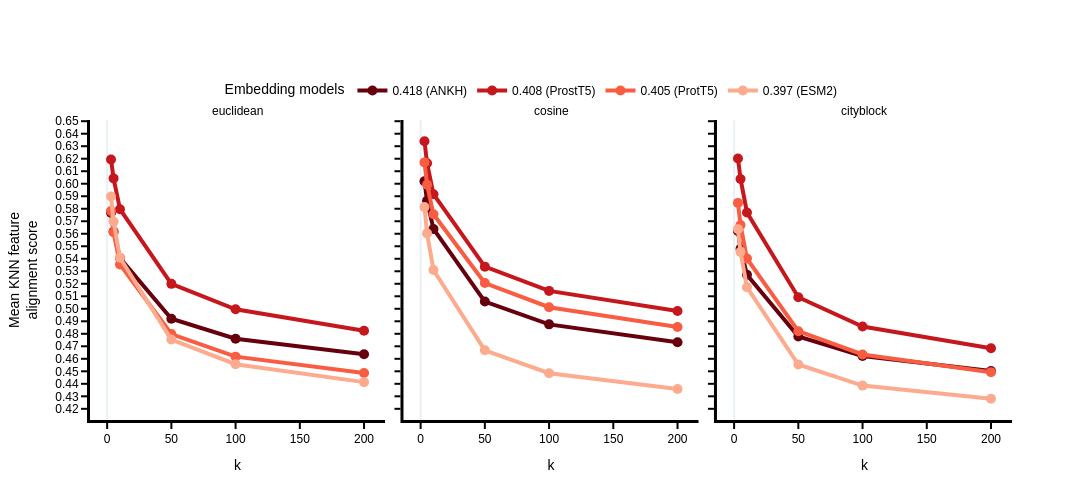

The code cell stored with this chart in its notebook:
### Code cell
import pickle
import plotly.colors as pc
import plotly.express as px

from constants import EMBEDDINGS_PATH, EMB_SPACES

Ks = [3, 5, 10, 50, 100, 200]

# read precomputed kNN scores
collected_results = []
for metric in ['euclidean', 'cosine', 'cityblock']:
    for k in Ks:
        for emb_space in EMB_SPACES:
            collected_results.append((k, emb_space[0], read_kNN(k, emb_space[0], metric), metric))

df = pd.DataFrame(collected_results, columns=['k', 'Embedding Space', 'kNN score', 'metric'])

# read precomputed MLP performance
performance_results = {}
for emb_space in EMB_SPACES:
    with open(f'{IMG_OUTPUT_PATH}/performance/train2-epochs=10/{emb_space[0]}_torch.pkl', 'rb') as f:
        performance_results[emb_space[0]] = pickle.load(f)

# combine kNN scores with MLP performance for legend text and color coding
new_collected_results = []
for result in collected_results:
    emb_space = result[1]
    performance = float(performance_results[emb_space]['test_auprc'])
    legend_text = f'{performance:.3f} ({emb_space})'
    new_collected_results.append(result + (legend_text, performance))
df = pd.DataFrame(new_collected_results, columns=['k', 'Embedding Space', 'kNN score', 'metric', 'Legend text', 'Performance'])

# get line color acccording to the MLP performance 
sorted_performance = df[['Performance', 'Legend text', 'Embedding Space']].drop_duplicates().sort_values('Performance', ascending=True)
sorted_performance_descending = df[['Performance', 'Legend text', 'Embedding Space']].drop_duplicates().sort_values('Performance', ascending=False)
n_bins = len(sorted_performance)
low, high = 0.3, 1.0
color_scale = pc.sample_colorscale(
        "Reds",
        [low + (high - low) * i / (n_bins - 1) for i in range(n_bins)],
        colortype='rgb'
        )
label_to_color ={}
for label, color in zip(sorted_performance['Legend text'].tolist(), color_scale):
    label_to_color[label] = color

# plot
fig = px.line(
    df,
    x="k",
    y="kNN score",
    color="Legend text",
    color_discrete_map=label_to_color,
    facet_col="metric",
    markers=True,
    category_orders={"Legend text": sorted_performance_descending['Legend text'].tolist()}
)
fig = plot_kNN_alignment_scores(fig)
fig.show()

### Figure 1 — Plotly figure (JSON) as saved in the notebook; plotly's stock layout.template omitted (floating-point values rounded to 4 significant figures)
{"data": [{"hovertemplate": "Legend text=0.418 (ANKH)<br>metric=euclidean<br>k=%{x}<br>kNN score=%{y}<extra></extra>", "legendgroup": "0.418 (ANKH)", "line": {"color": "rgb(103, 0, 13)", "dash": "solid", "width": 4}, "marker": {"size": 10, "symbol": "circle"}, "mode": "lines+markers", "name": "0.418 (ANKH)", "orientation": "v", "showlegend": true, "type": "scatter", "x": [3, 5, 10, 50, 100, 200], "xaxis": "x", "y": [0.5768, 0.5617, 0.5406, 0.4921, 0.4761, 0.4637], "yaxis": "y"}, {"hovertemplate": "Legend text=0.418 (ANKH)<br>metric=cosine<br>k=%{x}<br>kNN score=%{y}<extra></extra>", "legendgroup": "0.418 (ANKH)", "line": {"color": "rgb(103, 0, 13)", "dash": "solid", "width": 4}, "marker": {"size": 10, "symbol": "circle"}, "mode": "lines+markers", "name": "0.418 (ANKH)", "orientation": "v", "showlegend": false, "type": "scatter", "x": [3, 5, 10, 50, 100, 200], "xaxis": "x2", "y": [0.602, 0.5864, 0.5638, 0.5058, 0.4875, 0.4733], "yaxis": "y2"}, {"hovertemplate": "Legend text=0.418 (ANKH)<br>metric=cityblock<br>k=%{x}<br>kNN score=%{y}<extra></extra>", "legendgroup": "0.418 (ANKH)", "line": {"color": "rgb(103, 0, 13)", "dash": "solid", "width": 4}, "marker": {"size": 10, "symbol": "circle"}, "mode": "lines+markers", "name": "0.418 (ANKH)", "orientation": "v", "showlegend": false, "type": "scatter", "x": [3, 5, 10, 50, 100, 200], "xaxis": "x3", "y": [0.5622, 0.548, 0.5272, 0.4779, 0.4623, 0.4502], "yaxis": "y3"}, {"hovertemplate": "Legend text=0.408 (ProstT5)<br>metric=euclidean<br>k=%{x}<br>kNN score=%{y}<extra></extra>", "legendgroup": "0.408 (ProstT5)", "line": {"color": "rgb(198, 23, 28)", "dash": "solid", "width": 4}, "marker": {"size": 10, "symbol": "circle"}, "mode": "lines+markers", "name": "0.408 (ProstT5)", "orientation": "v", "showlegend": true, "type": "scatter", "x": [3, 5, 10, 50, 100, 200], "xaxis": "x", "y": [0.6193, 0.6043, 0.5797, 0.5199, 0.4996, 0.4824], "yaxis": "y"}, {"hovertemplate": "Legend text=0.408 (ProstT5)<br>metric=cosine<br>k=%{x}<br>kNN score=%{y}<extra></extra>", "legendgroup": "0.408 (ProstT5)", "line": {"color": "rgb(198, 23, 28)", "dash": "solid", "width": 4}, "marker": {"size": 10, "symbol": "circle"}, "mode": "lines+markers", "name": "0.408 (ProstT5)", "orientation": "v", "showlegend": false, "type": "scatter", "x": [3, 5, 10, 50, 100, 200], "xaxis": "x2", "y": [0.634, 0.6164, 0.5916, 0.5337, 0.5143, 0.4983], "yaxis": "y2"}, {"hovertemplate": "Legend text=0.408 (ProstT5)<br>metric=cityblock<br>k=%{x}<br>kNN score=%{y}<extra></extra>", "legendgroup": "0.408 (ProstT5)", "line": {"color": "rgb(198, 23, 28)", "dash": "solid", "width": 4}, "marker": {"size": 10, "symbol": "circle"}, "mode": "lines+markers", "name": "0.408 (ProstT5)", "orientation": "v", "showlegend": false, "type": "scatter", "x": [3, 5, 10, 50, 100, 200], "xaxis": "x3", "y": [0.6202, 0.6039, 0.577, 0.5092, 0.4858, 0.4684], "yaxis": "y3"}, {"hovertemplate": "Legend text=0.405 (ProtT5)<br>metric=euclidean<br>k=%{x}<br>kNN score=%{y}<extra></extra>", "legendgroup": "0.405 (ProtT5)", "line": {"color": "rgb(248, 93, 66)", "dash": "solid", "width": 4}, "marker": {"size": 10, "symbol": "circle"}, "mode": "lines+markers", "name": "0.405 (ProtT5)", "orientation": "v", "showlegend": true, "type": "scatter", "x": [3, 5, 10, 50, 100, 200], "xaxis": "x", "y": [0.5782, 0.5612, 0.5355, 0.4798, 0.4617, 0.4486], "yaxis": "y"}, {"hovertemplate": "Legend text=0.405 (ProtT5)<br>metric=cosine<br>k=%{x}<br>kNN score=%{y}<extra></extra>", "legendgroup": "0.405 (ProtT5)", "line": {"color": "rgb(248, 93, 66)", "dash": "solid", "width": 4}, "marker": {"size": 10, "symbol": "circle"}, "mode": "lines+markers", "name": "0.405 (ProtT5)", "orientation": "v", "showlegend": false, "type": "scatter", "x": [3, 5, 10, 50, 100, 200], "xaxis": "x2", "y": [0.6171, 0.5992, 0.5755, 0.5206, 0.5013, 0.4855], "yaxis": "y2"}, {"hovertemplate": "Legend text=0.405 (ProtT5)<br>metric=cityblock<br>k=%{x}<br>kNN score=%{y}<extra></extra>", "legendgroup": "0.405 (ProtT5)", "line": {"color": "rgb(248, 93, 66)", "dash": "solid", "width": 4}, "marker": {"size": 10, "symbol": "circle"}, "mode": "lines+markers", "name": "0.405 (ProtT5)", "orientation": "v", "showlegend": false, "type": "scatter", "x": [3, 5, 10, 50, 100, 200], "xaxis": "x3", "y": [0.5847, 0.567, 0.5401, 0.4821, 0.4635, 0.4493], "yaxis": "y3"}, {"hovertemplate": "Legend text=0.397 (ESM2)<br>metric=euclidean<br>k=%{x}<br>kNN score=%{y}<extra></extra>", "legendgroup": "0.397 (ESM2)", "line": {"color": "rgb(252, 171, 142)", "dash": "solid", "width": 4}, "marker": {"size": 10, "symbol": "circle"}, "mode": "lines+markers", "name": "0.397 (ESM2)", "orientation": "v", "showlegend": true, "type": "scatter", "x": [3, 5, 10, 50, 100, 200], "xaxis": "x", "y": [0.5898, 0.5697, 0.5408, 0.4754, 0.4557, 0.4413], "yaxis": "y"}, {"hovertemplate": "Legend text=0.397 (ESM2)<br>metric=cosine<br>k=%{x}<br>kNN score=%{y}<extra></extra>", "legendgroup": "0.397 (ESM2)", "line": {"color": "rgb(252, 171, 142)", "dash": "solid", "width": 4}, "marker": {"size": 10, "symbol": "circle"}, "mode": "lines+markers", "name": "0.397 (ESM2)", "orientation": "v", "showlegend": false, "type": "scatter", "x": [3, 5, 10, 50, 100, 200], "xaxis": "x2", "y": [0.5813, 0.5603, 0.531, 0.4668, 0.4484, 0.4358], "yaxis": "y2"}, {"hovertemplate": "Legend text=0.397 (ESM2)<br>metric=cityblock<br>k=%{x}<br>kNN score=%{y}<extra></extra>", "legendgroup": "0.397 (ESM2)", "line": {"color": "rgb(252, 171, 142)", "dash": "solid", "width": 4}, "marker": {"size": 10, "symbol": "circle"}, "mode": "lines+markers", "name": "0.397 (ESM2)", "orientation": "v", "showlegend": false, "type": "scatter", "x": [3, 5, 10, 50, 100, 200], "xaxis": "x3", "y": [0.5637, 0.5455, 0.5172, 0.4554, 0.4386, 0.428], "yaxis": "y3"}], "layout": {"annotations": [{"font": {}, "showarrow": false, "text": "euclidean", "x": 0.16, "xanchor": "center", "xref": "paper", "y": 1, "yanchor": "bottom", "yref": "paper"}, {"font": {}, "showarrow": false, "text": "cosine", "x": 0.5, "xanchor": "center", "xref": "paper", "y": 1, "yanchor": "bottom", "yref": "paper"}, {"font": {}, "showarrow": false, "text": "cityblock", "x": 0.84, "xanchor": "center", "xref": "paper", "y": 1, "yanchor": "bottom", "yref": "paper"}], "font": {"color": "black", "family": "Arial", "size": 12}, "height": 500, "legend": {"orientation": "h", "title": {"text": "Embedding models"}, "tracegroupgap": 0, "x": 0.48, "xanchor": "center", "y": 1.05, "yanchor": "bottom"}, "margin": {"t": 120}, "title": {"x": 0, "xanchor": "left"}, "width": 1200, "xaxis": {"anchor": "y", "domain": [0, 0.32], "linecolor": "black", "linewidth": 3, "showgrid": false, "tickcolor": "black", "tickformat": ".0f", "ticklen": 6, "ticks": "outside", "tickwidth": 2, "title": {"text": "k"}}, "xaxis2": {"anchor": "y2", "domain": [0.34, 0.66], "linecolor": "black", "linewidth": 3, "matches": "x", "showgrid": false, "tickcolor": "black", "tickformat": ".0f", "ticklen": 6, "ticks": "outside", "tickwidth": 2, "title": {"text": "k"}}, "xaxis3": {"anchor": "y3", "domain": [0.68, 1.0], "linecolor": "black", "linewidth": 3, "matches": "x", "showgrid": false, "tickcolor": "black", "tickformat": ".0f", "ticklen": 6, "ticks": "outside", "tickwidth": 2, "title": {"text": "k"}}, "yaxis": {"anchor": "x", "domain": [0, 1], "dtick": 0.01, "linecolor": "black", "linewidth": 3, "showgrid": false, "tickcolor": "black", "tickformat": ".2f", "ticklen": 6, "ticks": "outside", "tickwidth": 2, "title": {"text": "Mean KNN feature<br>alignment score"}}, "yaxis2": {"anchor": "x2", "domain": [0, 1], "dtick": 0.01, "linecolor": "black", "linewidth": 3, "matches": "y", "showgrid": false, "showticklabels": false, "tickcolor": "black", "tickformat": ".2f", "ticklen": 6, "ticks": "outside", "tickwidth": 2}, "yaxis3": {"anchor": "x3", "domain": [0, 1], "dtick": 0.01, "linecolor": "black", "linewidth": 3, "matches": "y", "showgrid": false, "showticklabels": false, "tickcolor": "black", "tickformat": ".2f", "ticklen": 6, "ticks": "outside", "tickwidth": 2}}}
